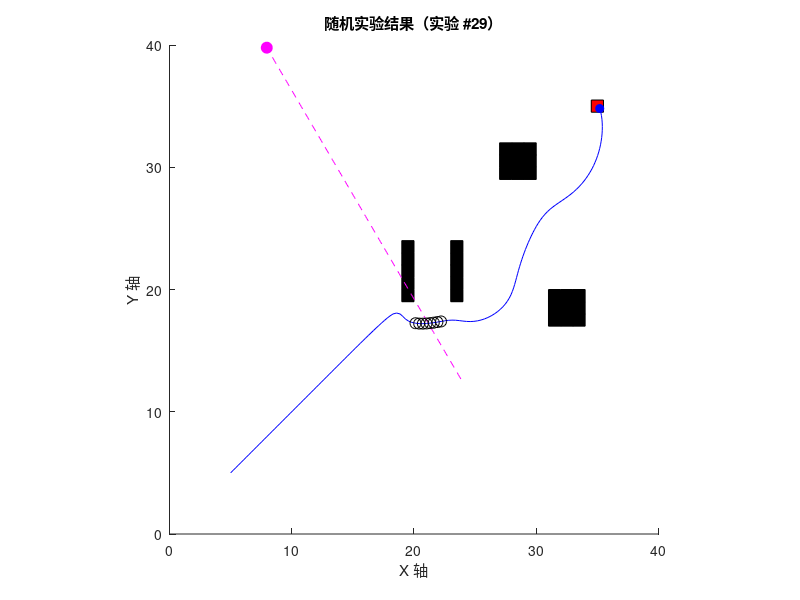
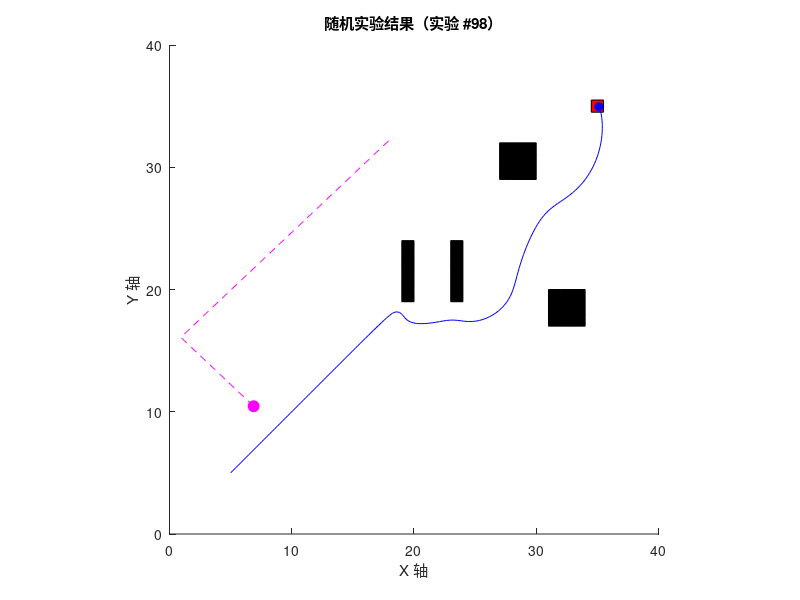
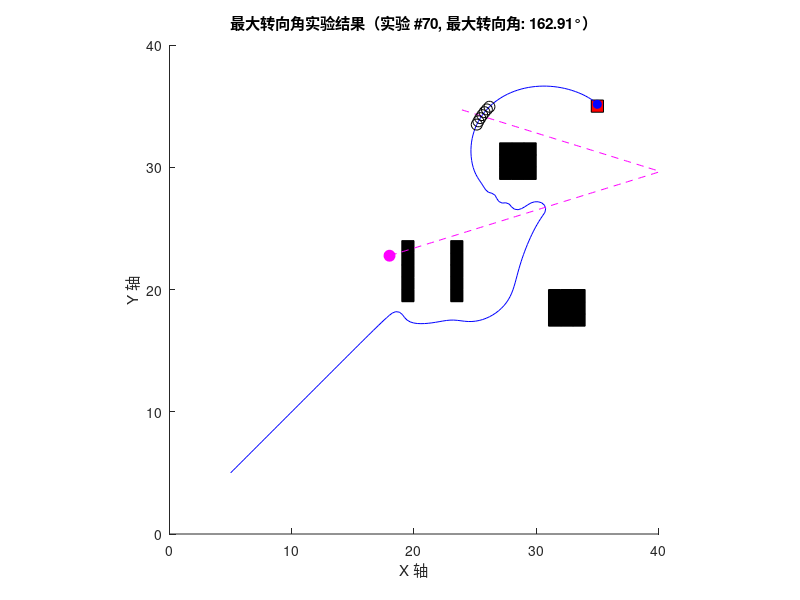

These figures' MATLAB source, in order:
function experiment_100_runs_smooth_turn_v2()
    %% 实验参数设置
    total_experiments = 100;
    % 随机抽取两次实验（索引）用于最终展示
    selected_exp_indices = sort(randperm(total_experiments, 2));
    
    % 用于记录每次实验的统计数据
    path_lengths = zeros(total_experiments, 1);
    success_flags = zeros(total_experiments, 1);  % 1: 避障成功，0: 失败
    max_turn_angles = zeros(total_experiments, 1);
    experiment_times = zeros(total_experiments, 1);  % 记录每次实验的运行时间（秒）
    
    % 存储每次实验的所有数据，便于后续可视化和分析
    results = struct();
    % 全局记录所有实验中每一步的转向角
    global_turning_angles = [];
    
    %% 地图与目标设置
    MAP_size = [40, 40];
    m = MAP_size(1); n = MAP_size(2);
    start = [5, 5];
    goal  = [35, 35];
    
    % 静态障碍物构造（0 表示障碍，采用 [row, col] 存储）
    MAP = ones(m, n);
    for i = 20:24
        MAP(i, 20) = 0;
        MAP(i, 24) = 0;
    end
    MAP(30:32, 28:30) = 0;
    MAP(18:20, 32:34) = 0;
    [obs_i, obs_j] = find(MAP == 0);
    obs = [obs_i, obs_j];
    
    %% 人工势场参数设置
    Eta_att = 10;       % 吸引力增益
    Eta_rep_ob = 100;   % 障碍物斥力增益
    sensing_range = 15; % 扩大预感知范围（原 d0 = 10）
    d0 = sensing_range; % 斥力影响范围
    len_step = 0.3;     % 每步移动距离
    
    % 碰撞判断阈值
    collision_threshold = 1;
    % 防止无限循环
    max_iter = 1000;
    
    %% 开始 100 次实验（全部在“不可见”模式下运行）
    for exp = 1:total_experiments
        % 开始计时
        t_exp = tic;
        
        % 初始化无人船状态与路径记录
        current_pos = start;
        path = start;
        
        % 初始化动态障碍物（总数 5：原 3 + 新增 2，此处按代码设定为 1）
        num_dyn = 1;
        % 随机布置在起点与目标之间的区域
        dyn_obs = [10 + rand(num_dyn,1)*(goal(1)-10), 10 + rand(num_dyn,1)*(goal(2)-10)];
        dyn_speed = 0.2;
        dyn_vel = zeros(num_dyn, 2);
        for i = 1:num_dyn
            theta = rand() * 2*pi;
            dyn_vel(i,:) = dyn_speed * [cos(theta), sin(theta)];
        end
        % 每个动态障碍物的历史轨迹
        dyn_history = cell(num_dyn,1);
        for i = 1:num_dyn
            dyn_history{i} = dyn_obs(i,:);
        end
        
        % 初始化用于记录碰撞与轨迹交叉的点
        collision_points = [];
        intersection_points = [];
        
        collision_flag = false;
        iter = 0;
        
        % 初始化上一时刻的航向角，取从起点到目标的方向
        prev_heading = atan2(goal(2)-current_pos(2), goal(1)-current_pos(1));
        
        % 模拟路径规划过程（不绘图，仅更新状态）
        while norm(current_pos - goal) >= 0.3 && iter < max_iter
            iter = iter + 1;
            % 更新动态障碍物的位置及其历史轨迹
            for i = 1:num_dyn
                dyn_obs(i,:) = dyn_obs(i,:) + dyn_vel(i,:);
                dyn_history{i} = [dyn_history{i}; dyn_obs(i,:)];
                % 边界检测：若超出地图边界则反向
                if dyn_obs(i,1) < 1 || dyn_obs(i,1) > n
                    dyn_vel(i,1) = -dyn_vel(i,1);
                end
                if dyn_obs(i,2) < 1 || dyn_obs(i,2) > m
                    dyn_vel(i,2) = -dyn_vel(i,2);
                end
            end
            
            % 计算吸引力（朝向目标）
            delta_goal = goal - current_pos;
            dist_goal = norm(delta_goal);
            unit_vec_goal = delta_goal / dist_goal;
            F_att = Eta_att * unit_vec_goal;
            
            % 计算静态障碍物斥力
            F_rep = [0, 0];
            for j = 1:size(obs,1)
                % 将障碍物坐标从 [row, col] 转为 [x,y]
                obs_pos = [obs(j,2), obs(j,1)];
                delta_obs = current_pos - obs_pos;
                dist_obs = norm(delta_obs);
                if dist_obs < d0 && dist_obs > 0
                    unit_vec_obs = delta_obs / dist_obs;
                    F_rep = F_rep + Eta_rep_ob*(1/dist_obs - 1/d0)*(1/dist_obs^2)*unit_vec_obs;
                end
            end
            
            % 计算动态障碍物斥力（当前障碍物位置）
            for j = 1:num_dyn
                delta_dyn = current_pos - dyn_obs(j,:);
                dist_dyn = norm(delta_dyn);
                if dist_dyn < d0 && dist_dyn > 0
                    unit_vec_dyn = delta_dyn / dist_dyn;
                    F_rep = F_rep + Eta_rep_ob*(1/dist_dyn - 1/d0)*(1/dist_dyn^2)*unit_vec_dyn;
                end
            end
            
            % 合力计算
            F_sum = F_att + F_rep;
            F_norm = norm(F_sum);
            if F_norm ~= 0
                UnitVec_Fsum = F_sum / F_norm;
            else
                UnitVec_Fsum = [cos(prev_heading), sin(prev_heading)]; % 无力时保持原方向
            end
            
            % 原始期望航向
            desired_heading = atan2(UnitVec_Fsum(2), UnitVec_Fsum(1));
            % 计算航向变化量，并归一化到 [-pi, pi]
            raw_delta_heading = desired_heading - prev_heading;
            raw_delta_heading = mod(raw_delta_heading + pi, 2*pi) - pi;
            
            % 引入阻尼因子，避免骤变（例如 0.5 表示只沿预期方向走一半）
            damping_factor = 0.5;
            delta_heading = damping_factor * raw_delta_heading;
            
            % 限制转向角不超过30度（30°=pi/6 弧度）
            max_turn = pi/6;
            if abs(delta_heading) > max_turn
                delta_heading = sign(delta_heading) * max_turn;
            end
            
            % 新的航向角
            new_heading = prev_heading + delta_heading;
            
            % 更新无人船位置（采用新的航向角）
            new_pos = current_pos + len_step * [cos(new_heading), sin(new_heading)];
            
            % 检测与动态障碍物当前位置的碰撞
            if any(vecnorm(dyn_obs - new_pos, 2, 2) < collision_threshold)
                collision_points = [collision_points; new_pos];
                collision_flag = true;
                path = [path; new_pos];
                break;  % 碰撞则退出循环
            end
            
            % 检查与动态障碍物历史轨迹（除最新位置）的交叉
            for j = 1:num_dyn
                past_positions = dyn_history{j}(1:end-1, :);
                if ~isempty(past_positions)
                    if any(vecnorm(past_positions - new_pos, 2, 2) < collision_threshold)
                        intersection_points = [intersection_points; new_pos];
                    end
                end
            end
            
            % 更新路径、当前位置以及上一时刻的航向角
            path = [path; new_pos];
            current_pos = new_pos;
            prev_heading = new_heading;
        end  % end while
        
        % 保存本次实验的结果数据
        results(exp).path = path;
        results(exp).dyn_history = dyn_history;
        results(exp).dyn_obs = dyn_obs;
        results(exp).collision_flag = collision_flag;
        results(exp).collision_points = collision_points;
        results(exp).intersection_points = intersection_points;
        
        % 计算规划路径长度
        diff_path = diff(path);
        segment_lengths = sqrt(sum(diff_path.^2, 2));
        results(exp).path_length = sum(segment_lengths);
        path_lengths(exp) = results(exp).path_length;
        
        % 计算每次实验中的转向角（连续步之间）
        if size(path, 1) < 3
            results(exp).turning_angles = [];
            results(exp).max_turn_angle = 0;
            max_turn_angles(exp) = 0;
        else
            headings = atan2(diff(path(:,2)), diff(path(:,1)));
            turning_angles = abs(diff(headings));
            turning_angles = mod(turning_angles, pi);  % 保证在 [0, pi]
            results(exp).turning_angles = rad2deg(turning_angles);
            global_turning_angles = [global_turning_angles; results(exp).turning_angles];
            results(exp).max_turn_angle = max(results(exp).turning_angles);
            max_turn_angles(exp) = results(exp).max_turn_angle;
        end
        
        % 判断实验是否成功（到达目标且未发生碰撞）
        if norm(current_pos - goal) < 0.3 && ~collision_flag
            results(exp).success = true;
            success_flags(exp) = 1;
        else
            results(exp).success = false;
            success_flags(exp) = 0;
        end
        
        % 记录本次实验运行时间
        experiment_times(exp) = toc(t_exp);
        fprintf('Experiment %d/%d completed in %.2f seconds.\n', exp, total_experiments, experiment_times(exp));
    end  % end experiments loop
    
   %% 统计并输出 100 次实验结果（均值 ± 标准差）
valid_idx = (success_flags == 1);

success_rate = (sum(success_flags) / total_experiments) * 100;
success_rate_sd = std(success_flags) * 100;

if any(valid_idx)
    avg_path_length = mean(path_lengths(valid_idx));
    std_path_length = std(path_lengths(valid_idx));

    avg_max_turn_angle = mean(max_turn_angles(valid_idx));
    std_max_turn_angle = std(max_turn_angles(valid_idx));
else
    avg_path_length = NaN;
    std_path_length = NaN;
    avg_max_turn_angle = NaN;
    std_max_turn_angle = NaN;
end

avg_runtime = mean(experiment_times);
std_runtime = std(experiment_times);

fprintf('\n100次实验结果：\n');
fprintf('平均规划路径长度：%.2f ± %.2f m\n', avg_path_length, std_path_length);
fprintf('避障成功率：%.2f ± %.2f %%\n', success_rate, success_rate_sd);
fprintf('平均运行时间：%.4f ± %.4f s\n', avg_runtime, std_runtime);
fprintf('平均最大转向角：%.2f ± %.2f °\n', avg_max_turn_angle, std_max_turn_angle);

    
    % 输出所有实验中前10大的转向角
    if ~isempty(global_turning_angles)
        global_turning_angles = sort(global_turning_angles, 'descend');
        top10_turning_angles = global_turning_angles(1:min(10, length(global_turning_angles)));
        fprintf('前10大转向角（°）：\n');
        disp(top10_turning_angles');
    else
        fprintf('无转向角数据。\n');
    end
    
    %% 随机抽取两次实验结果进行最终可视化展示
    fprintf('显示随机抽取的两次实验结果图...\n');
    for idx = 1:length(selected_exp_indices)
        exp_index = selected_exp_indices(idx);
        figure;
        hold on; axis equal;
        xlim([0, n]); ylim([0, m]);
        title(sprintf('随机实验结果（实验 #%d）', exp_index));
        xlabel('X 轴'); ylabel('Y 轴');
        
        % 绘制静态障碍物
        for k = 1:size(obs,1)
            temp = obs(k,:);
            fill([temp(2)-1, temp(2), temp(2), temp(2)-1],...
                 [temp(1)-1, temp(1)-1, temp(1), temp(1)], 'k');
        end
        % 绘制目标点（红色方块）
        fill([goal(1)-0.5, goal(1)+0.5, goal(1)+0.5, goal(1)-0.5],...
             [goal(2)-0.5, goal(2)-0.5, goal(2)+0.5, goal(2)+0.5], 'r');
         
        % 绘制无人船规划路径（蓝色线条）
        path = results(exp_index).path;
        plot(path(:,1), path(:,2), 'b', 'LineWidth', 0.5);
        plot(path(end,1), path(end,2), 'bo', 'MarkerFaceColor', 'b');
        
        % 绘制动态障碍物的历史轨迹与最终位置（品红色虚线和实心圆）
        dyn_history = results(exp_index).dyn_history;
        for i = 1:length(dyn_history)
            h = dyn_history{i};
            plot(h(:,1), h(:,2), 'm--');
            plot(h(end,1), h(end,2), 'mo', 'MarkerFaceColor', 'm', 'MarkerSize', 8);
        end
        
        % 标记碰撞点（红色实心圆）
        collision_points = results(exp_index).collision_points;
        if ~isempty(collision_points)
            plot(collision_points(:,1), collision_points(:,2), 'ro', 'MarkerFaceColor', 'r', 'MarkerSize', 8);
        end
        
        % 标记历史轨迹交叉点（黑色空心圆）
        intersection_points = results(exp_index).intersection_points;
        if ~isempty(intersection_points)
            plot(intersection_points(:,1), intersection_points(:,2), 'ko', 'MarkerSize', 8);
        end
    end
    
    %% 显示最大转向角的实验结果图
    % 查找所有实验中最大转向角等于整体最大值的实验（可能有多个）
    max_value = max(max_turn_angles);
    indices_max = find(max_turn_angles == max_value);
    fprintf('显示最大转向角为 %.2f° 的实验结果图，共 %d 个实验。\n', max_value, length(indices_max));
    for idx = 1:length(indices_max)
        exp_index = indices_max(idx);
        figure;
        hold on; axis equal;
        xlim([0, n]); ylim([0, m]);
        title(sprintf('最大转向角实验结果（实验 #%d, 最大转向角: %.2f°）', exp_index, max_turn_angles(exp_index)));
        xlabel('X 轴'); ylabel('Y 轴');
        
        % 绘制静态障碍物
        for k = 1:size(obs,1)
            temp = obs(k,:);
            fill([temp(2)-1, temp(2), temp(2), temp(2)-1], ...
                 [temp(1)-1, temp(1)-1, temp(1), temp(1)], 'k');
        end
        % 绘制目标点（红色方块）
        fill([goal(1)-0.5, goal(1)+0.5, goal(1)+0.5, goal(1)-0.5], ...
             [goal(2)-0.5, goal(2)-0.5, goal(2)+0.5, goal(2)+0.5], 'r');
         
        % 绘制无人船规划路径（蓝色线条）
        path = results(exp_index).path;
        plot(path(:,1), path(:,2), 'b', 'LineWidth', 0.5);
        plot(path(end,1), path(end,2), 'bo', 'MarkerFaceColor', 'b');
        
        % 绘制动态障碍物的历史轨迹与最终位置（品红色虚线和实心圆）
        dyn_history = results(exp_index).dyn_history;
        for i = 1:length(dyn_history)
            h = dyn_history{i};
            plot(h(:,1), h(:,2), 'm--');
            plot(h(end,1), h(end,2), 'mo', 'MarkerFaceColor', 'm', 'MarkerSize', 8);
        end
        % 绘制碰撞点（红色实心圆）
        collision_points = results(exp_index).collision_points;
        if ~isempty(collision_points)
            plot(collision_points(:,1), collision_points(:,2), 'ro', 'MarkerFaceColor', 'r', 'MarkerSize', 8);
        end
        % 绘制历史轨迹交叉点（黑色空心圆）
        intersection_points = results(exp_index).intersection_points;
        if ~isempty(intersection_points)
            plot(intersection_points(:,1), intersection_points(:,2), 'ko', 'MarkerSize', 8);
        end
    end
end
